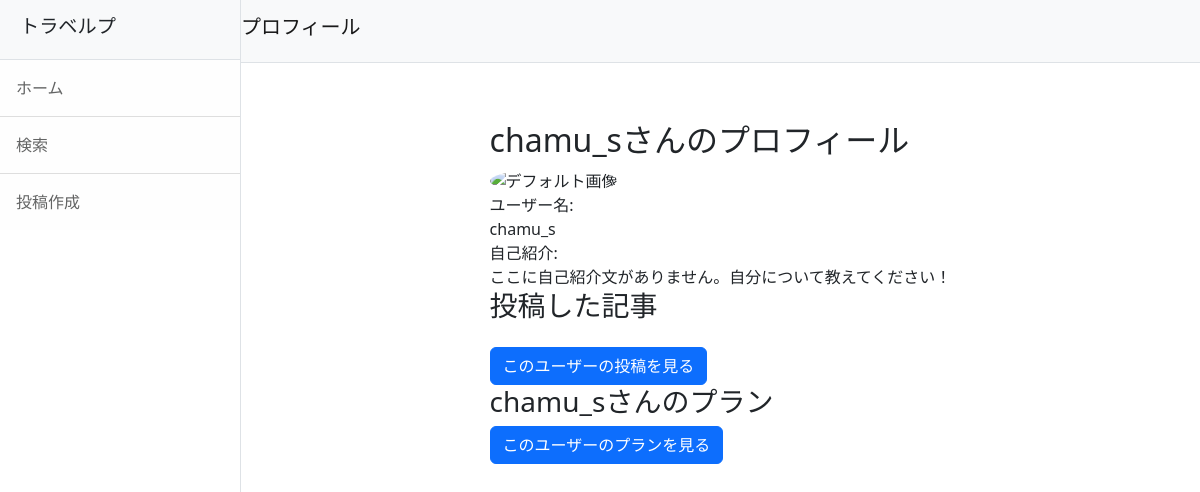
The page /profile/11/ on the database its author committed.
### accounts/models.py (models this page shows, shortened)
class CustomUser(AbstractUser):
    pass
    nickname = models.CharField(max_length=150, blank=True, null=True)
    profile_image = models.ImageField(upload_to='profile_images/', null=True, blank=True)
    profile_description = models.TextField(null=True, blank=True)

### travelp/views.py (the view)
# urls.py: path('profile/<int:pk>/', views.ProfileView.as_view(), name='user_profile'),
class ProfileView(TemplateView):
    template_name = 'profile.html'
    def get_context_data(self, **kwargs):
        context = super().get_context_data(**kwargs)
        post_id = self.kwargs['pk']  # URLから投稿IDを取得（URLで渡す）
        post = get_object_or_404(Post, pk=post_id)
        user = post.user  # 投稿のユーザー情報を取得
        context['user'] = user
        context['user_posts'] = Post.objects.filter(user=user)  # ユーザーが投稿した投稿
        context['liked_posts'] = Post.objects.filter(likes__user=user)  # ユーザーがイイネした投稿
        context['commented_posts'] = Post.objects.filter(comments__user=user)  # ユーザーがコメントした投稿
        return context

### travelp/templates/profile.html (shortened to what this page needs)
{% extends 'base.html' %}
{% load static %}
{% block header %}プロフィール{% endblock %}
{% block content %}
<section class="container my-5">
    <div class="profile-container">
        <div class="profile-header">
            <h2>
                {% if user.nickname %}
                    {{ user.nickname }}さんのプロフィール
                {% else %}
                    {{ user.username }}さんのプロフィール
                {% endif %}
            </h2>
        </div>
        <div class="profile-info">
            <div class="icon">
                {% if user.profile_image %}
                    <img src="{{ user.profile_image.url }}" alt="プロフィール画像">
                {% else %}
                    <img src="business60.jpg" alt="デフォルト画像">
                {% endif %}
            </div>
            <div class="details">
                <div>
                    <div class="label">ユーザー名:</div>
                    <div class="content">
                        {% if user.nickname %}
                            {{ user.nickname }}
                        {% else %}
                            {{ user.username }}
                        {% endif %}
                    </div>
                </div>
                <div>
                    <div class="label">自己紹介:</div>
                    <div class="content">{{ user.profile_description|default:"ここに自己紹介文がありません。自分について教えてください！" }}</div>
                </div>
            </div>
        </div>
        <div class="user-posts">
          <h3>投稿した記事</h3>
          {% if user_posts %}
              <a class="btn btn-primary mt-3" href="{% url 'travelp:user_posts' user.id %}">このユーザーの投稿を見る</a>
          {% else %}
              <p>投稿はまだありません。</p>
          {% endif %}
      </div>
    {% if user.nickname %}
    <h3>{{ user.nickname }}さんのプラン</h3>
    <a class="btn btn-primary" href="{% url 'travelp:user_plans' user.id %}">このユーザーのプランを見る</a>
    {% else %}
    <h3>{{ user.username }}さんのプラン</h3>
    <a class="btn btn-primary" href="{% url 'travelp:user_plans' user.id %}">このユーザーのプランを見る</a>
    {% endif %}
  </div>
</div>
{% endblock %}

### rows shown on the page
CustomUser: username "chamu_s", profile_description "ここに自己紹介文がありません。自分について教えてください！"
